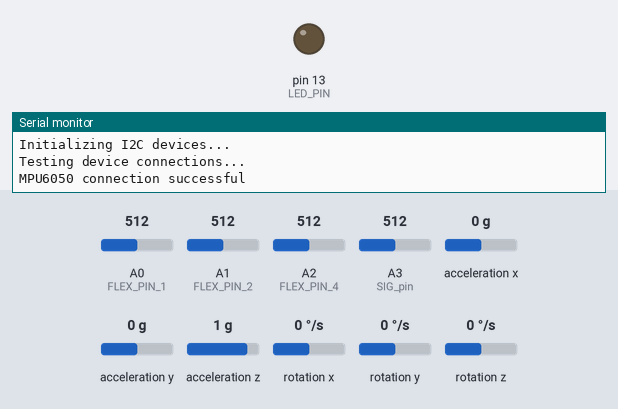
The sketch below on a simulated Arduino Uno, built with avr-gcc and run on an emulated ATmega328P. Shown: output pins drawn as LEDs (lit = HIGH), the last lines printed to the serial monitor. The test bench sets the inputs (shaded band); at power-on: A0 (FLEX_PIN_1) = 512, A1 (FLEX_PIN_2) = 512, A2 (FLEX_PIN_4) = 512, A3 (SIG_pin) = 512, acceleration x 0 g, acceleration y 0 g, acceleration z 1 g, rotation x 0 °/s, rotation y 0 °/s, rotation z 0 °/s. Pins used as bus, display or sensor lines are not drawn.

Above: at 0.4 s.
At 3.59 s:
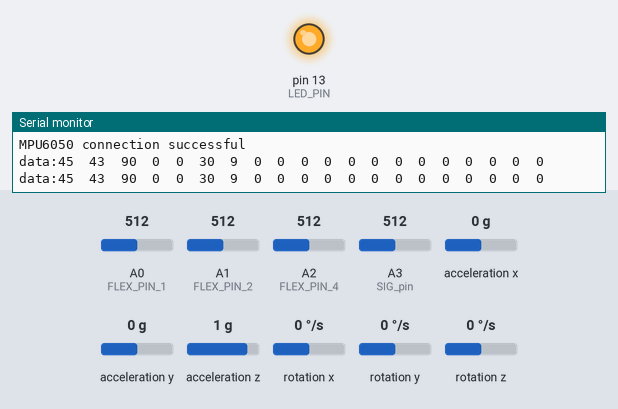
Timing chart, 0 to 4.3 s (numbered marks = the images above):
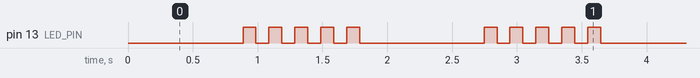

Measured:
- by itself, pin 13 (LED_PIN): repeats every 1.9 s: 4 × (LOW 0.10 s, HIGH 0.10 s), LOW 0.96 s, HIGH 0.10 s
- by itself, everything shown: repeats every 1.9 s, in 10 steps

The sketch:

JhaneGloveArduino.ino
```cpp
// Arduino Wire library is required if I2Cdev I2CDEV_ARDUINO_WIRE implementation
// is used in I2Cdev.h
#include "Wire.h"

#include "I2Cdev.h"
#include "MPU6050.h"

#include "JhaneDataStructure.h"

#define LED_PIN 13
#define FLEX_PIN_1 0
#define FLEX_PIN_2 1
#define FLEX_PIN_3 9
#define FLEX_PIN_4 2
#define FLEX_PIN_5 8

MPU6050 accelgyro;

SensorsData sd;
SystemState state;
char str[512];

bool blinkState = false;

void setup();
void loop();

void readFlexData(int* degrees1, int* degrees2, int* degrees3, int* degrees4, int* degrees5){
  //flex3 and flex5 has special processing
  int flex1, flex2, flex3, flex4, flex5;
  // read the voltage from the voltage divider (sensor plus resistor)
  flex1 = analogRead(FLEX_PIN_1);
  flex2 = analogRead(FLEX_PIN_2);
  flex4 = analogRead(FLEX_PIN_4);
  flex5 = readMux(FLEX_PIN_5);

  if(state.isCalibration){
      *degrees1 = flex1;
      *degrees2 = flex2;
      *degrees4 = flex4;
      *degrees5 = flex5;
  }else{
      // convert the voltage reading to inches
      // the first two numbers are the sensor values for straight (510) and bent (610)
      // the second two numbers are the degree readings we'll map that to (0 to 90 degrees)
//      *degrees1 = map(flex1, 510, 610, 0, 90);
      *degrees1 = calMap(flex1, sd.flexDataMin[0], sd.flexDataMax[0], 0, FLEX_MAX_RANGE);
      *degrees2 = calMap(flex2, sd.flexDataMin[1], sd.flexDataMax[1], 0, FLEX_MAX_RANGE);
      *degrees4 = calMap(flex4, sd.flexDataMin[3], sd.flexDataMax[3], 0, FLEX_MAX_RANGE);

     if(flex5 > sd.flexDataMax[4]+5 && flex5 < sd.flexDataMax[4]+10){
       *degrees5 = FLEX_MAX_RANGE - 10;
     }else if(flex5 >= sd.flexDataMax[4]+10){
       *degrees5 = FLEX_MAX_RANGE;
     }else{
        *degrees5 = calMap(flex5, sd.flexDataMin[4], sd.flexDataMax[4], 0, FLEX_MAX_RANGE-30);
     }
  }


  flex3 = readMux(FLEX_PIN_3);
  if(flex3 < 510){
    flex3 = 0;
  }else if(flex3 >=510 && flex3 < 515) {
    flex3 = 30;
  }else if(flex3 >=515 && flex3 < 520) {
    flex3 = 60;
  }else{
    flex3 = 90;
  }

  *degrees3 = flex3;


}

/*
  SerialEvent occurs whenever a new data comes in the
 hardware serial RX.  This routine is run between each
 time loop() runs, so using delay inside loop can delay
 response.  Multiple bytes of data may be available.
 */
void serialEvent() {
  String serialDataIn;
  while (Serial.available()) {
    delay(3);  //delay to allow buffer to fill
    if (Serial.available() >0) {
      char c = Serial.read();  //gets one byte from serial buffer
      serialDataIn += c; //makes the string readString
    }
  }

  if(serialDataIn.length() > 0){

    serialDataIn.replace("\n", "");
    if(serialDataIn.startsWith(StateStrings[calibratedMinValues]) || serialDataIn.startsWith(StateStrings[calibratedMaxValues])){
        char charBuf[serialDataIn.length()+1];
        serialDataIn.toCharArray(charBuf, serialDataIn.length()+1);
        if(serialDataIn.startsWith(StateStrings[calibratedMinValues])){
           sscanf(charBuf,"min:[%d, %d, %d, %d, %d, %d]\n",&sd.ax_min, &sd.ay_min,&sd.az_min, &sd.flexDataMin[0], &sd.flexDataMin[1], &sd.flexDataMin[2]);
        }else{
           sscanf(charBuf,"max:[%d, %d, %d, %d, %d, %d]\n",&sd.ax_max, &sd.ay_max,&sd.az_max, &sd.flexDataMax[0], &sd.flexDataMax[1], &sd.flexDataMax[2]);
           state.isCalibration = false;
           Serial.println("Ready");
           Serial.flush();
// Serial.print("**************max:");
//          Serial.print(ax_max);
//    Serial.print(flexDataMax[1]);
//    Serial.println(flexDataMax[2]);
//    Serial.flush();
        }

    }else if(serialDataIn == StateStrings[calibrationStarted]){
      state.isCalibration = true;
      Serial.println("command:startCalTimestamp");  //after this command arduino strats to send raw data
      Serial.flush();
    }
  }
}

void setup() {
  // join I2C bus (I2Cdev library doesn't do this automatically)
  Wire.begin();

  // initialize serial communication
  Serial.begin(9600);

  // initialize device
  Serial.println("Initializing I2C devices...");
  accelgyro.initialize();

  // verify connection
  Serial.println("Testing device connections...");
  Serial.println(accelgyro.testConnection() ? "MPU6050 connection successful" : "MPU6050 connection failed");

  // configure Arduino LED for
  pinMode(LED_PIN, OUTPUT);

  initSensorsData(&sd);
  initSystemState(&state);

  comparatorSetup();
}


void loop() {

  // read raw accel/gyro measurements from device
  accelgyro.getMotion6(&sd.ax, &sd.ay, &sd.az, &sd.gx, &sd.gy, &sd.gz);
  if(state.isCalibration == false){
    sd.ax = calMap(sd.ax, sd.ax_min, sd.ax_max, 0, ACC_MAX_RANGE);
    sd.ay = calMap(sd.ay, sd.ay_min, sd.ay_max, 0, ACC_MAX_RANGE);
    sd.az = calMap(sd.az, sd.az_min, sd.az_max, 0, ACC_MAX_RANGE);

  }

  readFlexData(&sd.flexData[0], &sd.flexData[1], &sd.flexData[2], &sd.flexData[3], &sd.flexData[4]);


  readMux(sd);
  if(sd.secondPhalange[3] != 0){
    state.fullData = !state.fullData;
    delay(2000);
    return;
  }

  if( sd.firstPhalange[3] != 0 && state.fullData == false){
    //dot
     sprintf(str, "data:%d\t%d\t%d\t%d\t%d\t%d\t%d\t%d\t%d\t%d\t%d\t%d\t%d\t%d\t%d\t%d\t%d\t%d\t%d\t%d",0, 0, 0,0, 0, 0,0, 0, 0, 0, 0, 0, 0, 0, 0, 0, 0, sd.firstPhalange[3], 0, 0);
  } else if( sd.palm[3] != 0 && state.fullData == false){
    //space
    sprintf(str, "data:%d\t%d\t%d\t%d\t%d\t%d\t%d\t%d\t%d\t%d\t%d\t%d\t%d\t%d\t%d\t%d\t%d\t%d\t%d\t%d",0, 0, 0,0, 0, 0,0, 0, 0, 0, 0, 0, 0, 0, 0, 0, 0, 0, 0, sd.palm[3]);
  }else if( state.fullData == true){
    //full version
    sprintf(str, "data:%d\t%d\t%d\t%d\t%d\t%d\t%d\t%d\t%d\t%d\t%d\t%d\t%d\t%d\t%d\t%d\t%d\t%d\t%d\t%d", sd.ax, sd.ay, sd.az,sd.flexData[0], sd.flexData[1], sd.flexData[2],sd.flexData[3], sd.flexData[4],
        sd.firstPhalange[0], sd.secondPhalange[0], sd.palm[0], sd.firstPhalange[1], sd.secondPhalange[1], sd.palm[1], sd.firstPhalange[2], sd.secondPhalange[2], sd.palm[2],
        sd.firstPhalange[3], sd.secondPhalange[3], sd.palm[3]);
  }else{
      sprintf(str, "data:%d\t%d\t%d\t%d\t%d\t%d\t%d\t%d\t%d\t%d\t%d\t%d\t%d\t%d\t%d\t%d\t%d\t%d\t%d\t%d", 0, 0, 0,sd.flexData[0], sd.flexData[1], sd.flexData[2],sd.flexData[3], sd.flexData[4],
        sd.firstPhalange[0], sd.secondPhalange[0], sd.palm[0], sd.firstPhalange[1], sd.secondPhalange[1], sd.palm[1], sd.firstPhalange[2], sd.secondPhalange[2], sd.palm[2],
        sd.firstPhalange[3], sd.secondPhalange[3], sd.palm[3]);
  }

//

//   sprintf(str, "data:%d\t%d\t%d\t%d\t%d\t%d", sd.flexData[0], sd.flexData[1], sd.flexData[2], sd.firstPhalange[0], sd.secondPhalange[0], sd.palm[0]);

//  sprintf(str, "data:%d\t%d\t%d\t%d\t%d\t%d", sd.ax, sd.ay, sd.az, sd.flexData[0], sd.flexData[1], sd.flexData[2]);
//    sprintf(str, "data:%d\t%d\t%d\t%d\t%d\t%d", sd.ax, sd.ay, sd.az, sd.gx, sd.gy, sd.gz);

  // print out the result
  Serial.println(str);
  Serial.flush();

  // blink LED to indicate activity
  if( state.fullData == true){
      for(int i=0; i< 10; i++){
         blinkState = !blinkState;
         digitalWrite(LED_PIN, blinkState);
          delay(100);
      }
  }else{
       blinkState = !blinkState;
       digitalWrite(LED_PIN, blinkState);

       // pause before taking the next reading
       delay(1000);
  }

}
```

JhaneDataStructure.cpp
```cpp
#include "JhaneDataStructure.h"

void initSensorsData(SensorsData* sd){
  (*sd).ax_min= -17000;
  (*sd).ay_min= -8500;
  (*sd).az_min= -20000;
  (*sd).ax_max= 17000;
  (*sd).ay_max= 9000;
  (*sd).az_max= 15000;


   (*sd).flexDataMin[0] = 517;
   (*sd).flexDataMax[0] = 646;
   (*sd).flexDataMin[1] = 530;
   (*sd).flexDataMax[1] = 615;
   (*sd).flexDataMin[3] = 500;
   (*sd).flexDataMax[3] = 620;
   (*sd).flexDataMin[4] = 520;
   (*sd).flexDataMax[4] = 590;

//    for(int i=0; i< FLEX_COUNT; i++){
//      (*sd).flexDataMin[i] = 510;
//      (*sd).flexDataMax[i] = 610;
//    }
}


void initSystemState(SystemState* ss){
  (*ss).isCalibration = false;
  (*ss).fullData = true;
}

int16_t calMap(int16_t val, int16_t minVal, int16_t maxVal, int16_t absMin, int16_t absMax){
  int16_t newVal = map(val, minVal, maxVal, absMin, absMax);
  if(newVal < absMin){
      newVal = absMin;
  }

  if(newVal > absMax){
      newVal = absMax;
  }
  return newVal;
}
```

JhaneDataStructure.h
```cpp
#ifndef JHANE_DATA_STRUCTURE
#define JHANE_DATA_STRUCTURE

#include "MPU6050.h"
#define FLEX_COUNT 5
#define FINGERS_COUNT 4
#define FLEX_MAX_RANGE 90
#define COM_MAX_RANGE 90
#define ACC_MAX_RANGE 90 //255

struct sensorsData
  {
      int16_t ax, ay, az;
      int16_t gx, gy, gz;
      int16_t ax_min, ay_min, az_min, ax_max, ay_max, az_max;
      int16_t flexData[FLEX_COUNT];
      int16_t flexDataMin[FLEX_COUNT];
      int16_t flexDataMax[FLEX_COUNT];
      int firstPhalange[FINGERS_COUNT];
      int secondPhalange[FINGERS_COUNT];
      int palm[FINGERS_COUNT];
  };

  struct systemState
  {
      bool isCalibration;
      bool fullData;
  };

  enum StateType               // Declare enum type StateType
  {
     calibrationStarted,
     calibratedMinValues,
     calibratedMaxValues
  };


  const String StateStrings[] =
  {
    "calStart",
     "min:",
     "max:"
  };

 typedef struct sensorsData SensorsData;
 typedef struct systemState SystemState;

 void initSensorsData(SensorsData* sd);
 void initSystemState(SystemState* ss);
 int16_t calMap(int16_t val, int16_t minVal, int16_t maxVal, int16_t absMin, int16_t absMax);

#endif
```

comparator_read.ino
```cpp
#include "JhaneDataStructure.h"

//Mux control pins
int s0 = 8;
int s1 = 9;
int s2 = 10;
int s3 = 11;

//Mux in "SIG" pin
int SIG_pin = 3;
void comparatorSetup(){
  pinMode(s0, OUTPUT);
  pinMode(s1, OUTPUT);
  pinMode(s2, OUTPUT);
  pinMode(s3, OUTPUT);

  digitalWrite(s0, LOW);
  digitalWrite(s1, LOW);
  digitalWrite(s2, LOW);
  digitalWrite(s3, LOW);
}


int readMux(int channel){
  int controlPin[] = {s0, s1, s2, s3};

  int muxChannel[16][4]={
    {0,0,0,0}, //channel 0
    {1,0,0,0}, //channel 1
    {0,1,0,0}, //channel 2
    {1,1,0,0}, //channel 3
    {0,0,1,0}, //channel 4
    {1,0,1,0}, //channel 5
    {0,1,1,0}, //channel 6
    {1,1,1,0}, //channel 7
    {0,0,0,1}, //channel 8
    {1,0,0,1}, //channel 9
    {0,1,0,1}, //channel 10
    {1,1,0,1}, //channel 11
    {0,0,1,1}, //channel 12
    {1,0,1,1}, //channel 13
    {0,1,1,1}, //channel 14
    {1,1,1,1}  //channel 15
  };

  //loop through the 4 sig
  for(int i = 0; i < 4; i ++){
    digitalWrite(controlPin[i], muxChannel[channel][i]);
  }

  //read the value at the SIG pin
  int val = analogRead(SIG_pin);

  //return the value
  return val;
}

void readMux(SensorsData& sd){
  int i =0;
  int index = FINGERS_COUNT - 1;
  for(; i < FINGERS_COUNT*2; i ++){
    int val = readMux(i);

    if(i< FINGERS_COUNT){  //second Phalange
        sd.secondPhalange[index] = 0;
        if(val < 3){
           sd.secondPhalange[index] = COM_MAX_RANGE;
        }
    }else{ //first Phalange
        sd.firstPhalange[index] = 0;
        sd.palm[index] = 0;
        if(val < 3){ //first Phalange
            sd.firstPhalange[index] = COM_MAX_RANGE;
        }else if(val < 990 && val > 900){ //palm
            sd.palm[index] = COM_MAX_RANGE;
        }
    }

      index = index <= 0 ? FINGERS_COUNT -1 :  index-1;
      delay(100);
  }

}
```
